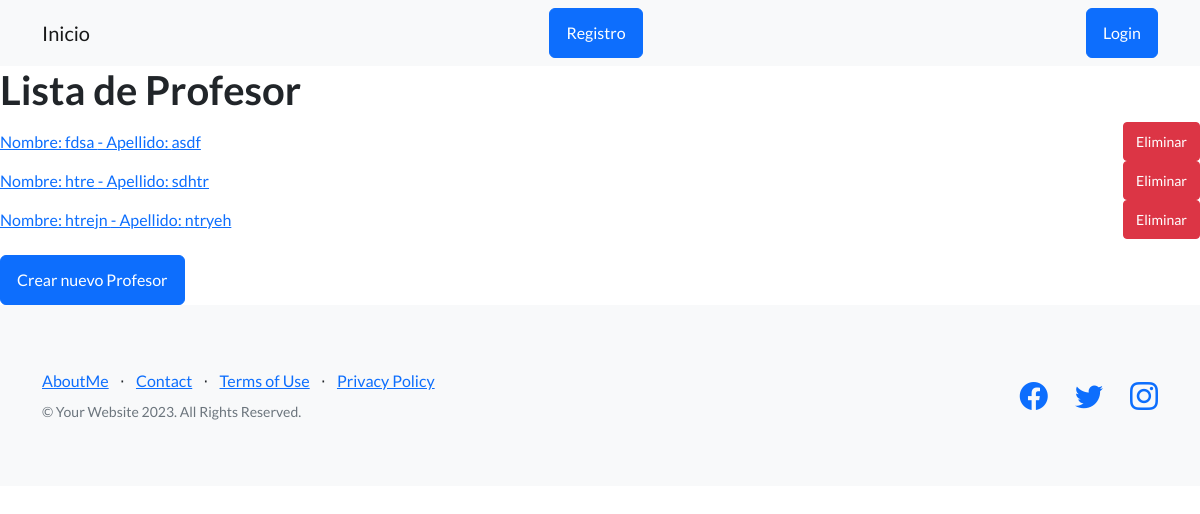
Page /pagweb/lista_profesor/ on the earlier database version.
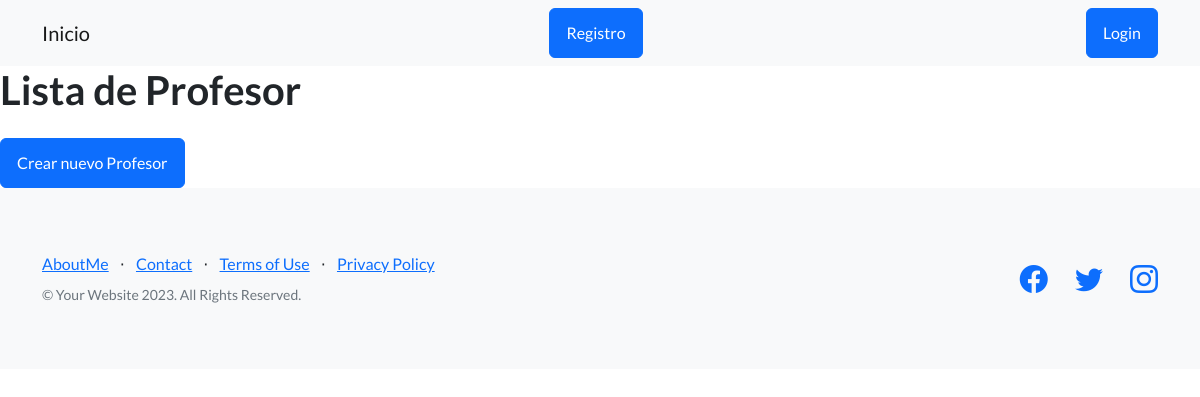
Same page on the later database version.
### pagweb/models.py (models this page shows, shortened)
class Profesor(models.Model):
    nombre=models.CharField(max_length=50)
    apellido=models.CharField(max_length=50)

### pagweb/views.py (the view)
# urls.py: path('lista_profesor/', views.ProfesorListView.as_view(), name="lista_profesor"),
class ProfesorListView(ListView):
    model = Profesor
    context_object_name = "profesor"
    template_name = 'lista_profesor.html'

### pagweb/Template/lista_profesor.html (shortened to what this page needs)
{% extends 'padre.html' %}
{% load static %}
{% block titulo %}
<h1>Lista de Profesor</h1>
{% endblock titulo %}
    {% block contenidoquecambia %}
    {% for profesor in profesor %}
        <li class="list-group-item">
            <div class="d-flex justify-content-between align-items-center">
                <a href="{% url 'pagweb:editar_profesor' profesor.pk %}">Nombre: {{profesor.nombre}} - Apellido: {{profesor.apellido}}</a>
                <div>
                    <a href="{% url 'pagweb:eliminar_profesor' profesor.pk %}" class="btn btn-danger btn-sm ml-2">Eliminar</a>
                </div>
            </div>
        </li>
    {% endfor %}
    <a href="{% url 'pagweb:profesor_form' %}" class="btn btn-primary mt-3">Crear nuevo Profesor</a>
    {% endblock contenidoquecambia %}

Differences in the rows shown:
removed Profesor: nombre "fdsa", apellido "asdf"
removed Profesor: nombre "htre", apellido "sdhtr"
removed Profesor: nombre "htrejn", apellido "ntryeh"
